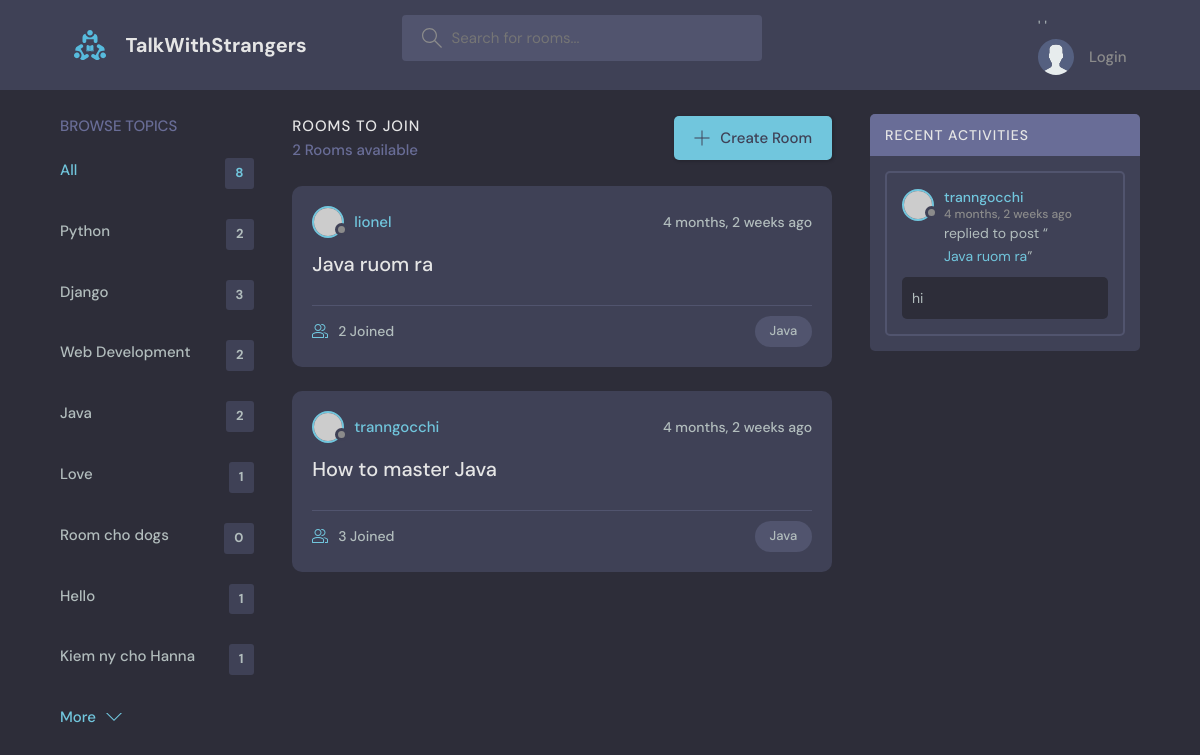
Screenshot of /?q=Java with the database file from the repository.
### base/models.py (models this page shows, shortened)
class Topic(models.Model):
    name = models.CharField(max_length=200)

class Room(models.Model):
    host = models.ForeignKey(User, on_delete=models.SET_NULL, null=True)
    topic = models.ForeignKey(Topic, on_delete=models.SET_NULL, null=True)
    name = models.CharField(max_length=200)
    description = models.TextField(null=True, blank=True)
    participants = models.ManyToManyField(User, related_name='participants', blank=True)
    updated = models.DateTimeField(auto_now=True)
    created = models.DateTimeField(auto_now_add=True)
    class Meta:
        ordering = ['-updated', '-created']
    def __str__(self):
        return self.name

class Message(models.Model):
    user = models.ForeignKey(User, on_delete=models.CASCADE)
    room = models.ForeignKey(Room, on_delete=models.CASCADE)
    body = models.TextField()
    updated = models.DateTimeField(auto_now=True)
    created = models.DateTimeField(auto_now_add=True)
    class Meta:
        ordering = ['-updated', '-created']

### base/views.py (the view)
# urls.py: path('', views.home, name="home"),
def home(request):
    q = request.GET.get('q') if request.GET.get('q') != None else ''
    rooms = Room.objects.filter(
        Q(topic__name__icontains=q) |
        Q(name__icontains=q)|
        Q(description__icontains=q)
    )
    topics = Topic.objects.all()
    room_count = rooms.count()
    room_messages = Message.objects.filter(Q(room__topic__name__icontains=q))
    context = {'rooms': rooms, 'topics': topics, 'room_count': room_count,
    'room_messages': room_messages}
    return render(request, 'base/home.html', context)

### base/templates/base/home.html (shortened to what this page needs)
{% extends 'main.html' %}
{% block content %}
    <main class="layout layout--3">
      <div class="container">
        {% include 'base/topics_component.html' %}
        <div class="roomList">
          <div class="roomList__header">
            <div>
              <h2>Rooms To Join</h2>
              <p>{{room_count}} Rooms available</p>
            </div>
            <a class="btn btn--main" href="{% url 'create-room' %}">
              <svg version="1.1" xmlns="http://www.w3.org/2000/svg" width="32" height="32" viewBox="0 0 32 32">
                <title>add</title>
                <path
                  d="M16.943 0.943h-1.885v14.115h-14.115v1.885h14.115v14.115h1.885v-14.115h14.115v-1.885h-14.115v-14.115z"
                ></path>
              </svg>
              Create Room
            </a>
          </div>
          {% include 'base/feed_component.html' %}
        </div>
        {% include 'base/activity_component.html' %}
      </div>
    </main>
{% endblock content %}

### base/templates/base/topics_component.html
<div class="topics">
    <div class="topics__header">
      <h2>Browse Topics</h2>
    </div>
    <ul class="topics__list">
      <li>
        <a href="{% url 'home' %}" class="active">All <span>{{topics.count}}</span></a>
      </li>
      {% for topic in topics %}
      <li>
        <a href="{% url 'home' %}?q={{topic.name}}">{{topic.name}} <span>{{topic.room_set.all.count}}</span></a>
      </li>
      {% endfor %}
    </ul>
    <a class="btn btn--link" href="topics.html">
      More
      <svg version="1.1" xmlns="http://www.w3.org/2000/svg" width="32" height="32" viewBox="0 0 32 32">
        <title>chevron-down</title>
        <path d="M16 21l-13-13h-3l16 16 16-16h-3l-13 13z"></path>
      </svg>
    </a>
  </div>

### base/templates/base/feed_component.html (shortened to what this page needs)
{% for room in rooms %}
<div class="roomListRoom">
    <div class="roomListRoom__header">
      <a href="{% url 'user-profile' room.host.id %}" class="roomListRoom__author">
        <div class="avatar avatar--small">
          <img src="https://randomuser.me/api/portraits/women/11.jpg" />
        </div>
        <span>{{room.host.username}}</span>
      </a>
      <div class="roomListRoom__actions">
        <span>{{room.created|timesince}} ago</span>
      </div>
    </div>
    <div class="roomListRoom__content">
      <a href="{% url 'room' room.id %}">{{room.name}}</a>
    </div>
    <div class="roomListRoom__meta">
      <a href="{% url 'room' room.id %}" class="roomListRoom__joined">
        {{room.participants.all.count}} Joined
      </a>
      <p class="roomListRoom__topic">{{room.topic.name}}</p>
    </div>
  </div>
  {% endfor %}

### base/templates/base/activity_component.html (shortened to what this page needs)
<div class="activities">
    <div class="activities__header">
      <h2>Recent Activities</h2>
    </div>
    {% for message in room_messages %}
    <div class="activities__box">
      <div class="activities__boxHeader roomListRoom__header">
        <a href="{% url 'user-profile' message.user.id %}" class="roomListRoom__author">
          <div class="avatar avatar--small">
            <img src="https://randomuser.me/api/portraits/women/11.jpg" />
          </div>
          <p>
            {{message.user}}
            <span>{{message.created|timesince}} ago</span>
          </p>
        </a>
      </div>
      <div class="activities__boxContent">
          <p>replied to post “<a href="{% url 'room' message.room.id %}">{{message.room}}</a>”</p>
          <div class="activities__boxRoomContent">
              {{message.body}}
          </div>
      </div>
    </div>
    {% endfor %}
  </div>

### rows the page displays
Topic: name "Python", room_set.all.count "2"
Topic: name "Django", room_set.all.count "3"
Topic: name "Web Development", room_set.all.count "2"
Topic: name "Java", room_set.all.count "2"
Topic: name "Love", room_set.all.count "1"
Topic: name "Room cho dogs", room_set.all.count "0"
Topic: name "Hello", room_set.all.count "1"
Topic: name "Kiem ny cho Hanna", room_set.all.count "1"
Room: host.username "lionel", created "4 months, 2 weeks", name "Java ruom ra", participants.all.count "2", topic.name "Java"
Room: host.username "tranngocchi", created "4 months, 2 weeks", name "How to master Java", participants.all.count "3", topic.name "Java"
Message: user "tranngocchi", created "4 months, 2 weeks", room "Java ruom ra", body "hi"

### other values shown
{{ topics.count }} "8"
{{ room_count }} "2"
